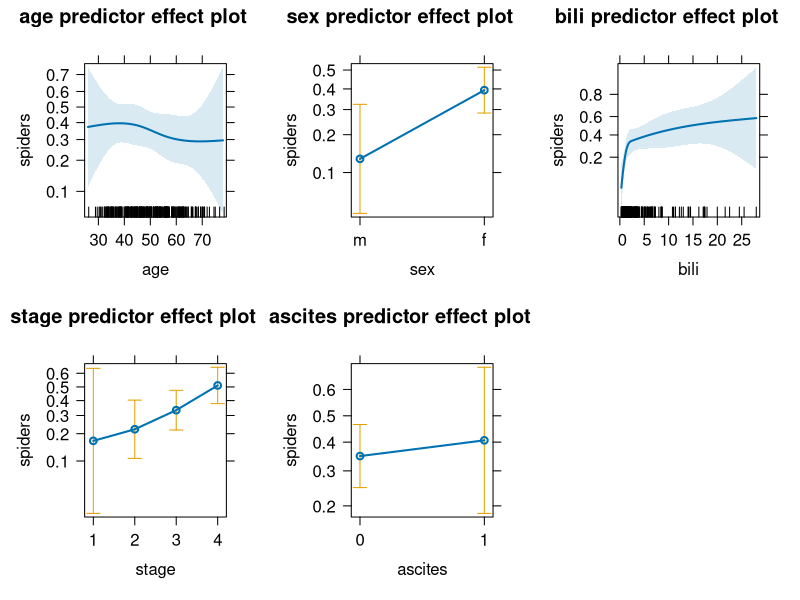
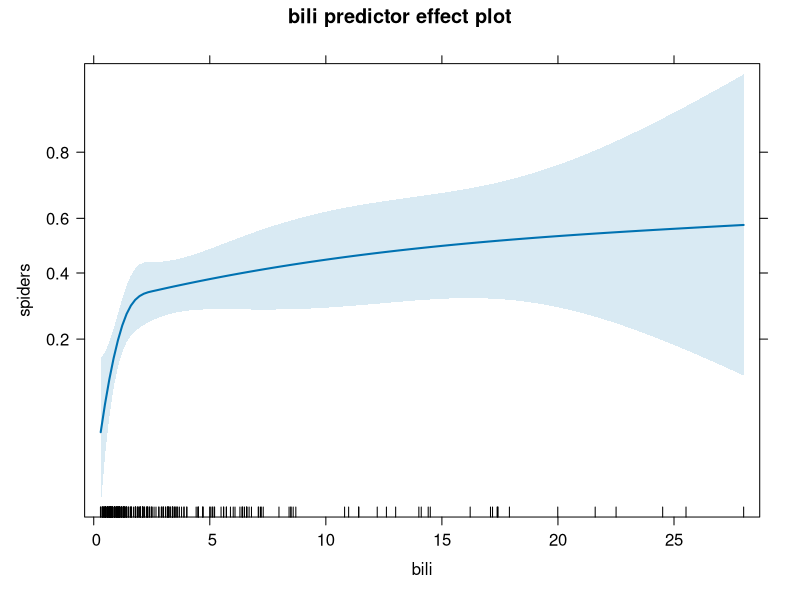
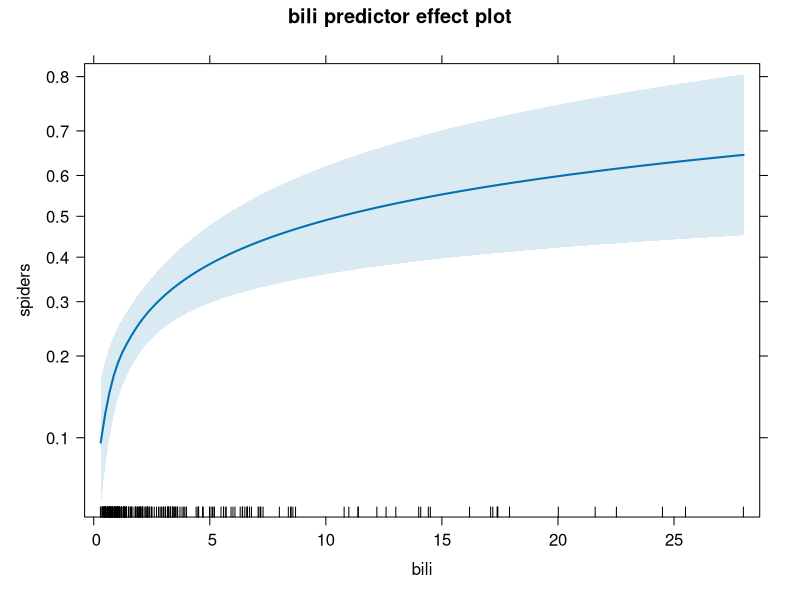

R code for these plots, in order:
## ---- chunk 1
library(knitr)
options(width = 100)

hint <- function(text) {
  id <- paste0('hint_', sample.int(1e10, size = 1))
    cat(
    paste0('\n',
      '<button type="button" class="btn btn-info btn-sm" data-toggle="collapse" ',
      'data-target="#', id, '">Hint</button>',
      '<div id = "', id, '" class="collapse" style="border:1px; ',
      'border-style:solid; padding: 1em; border-color:#1F78B4">',
      text, '</div>')
  )
}
set.seed(2020)
## ---- chunk 2
library(survival)
## ---- chunk 3
pbc <- survival::pbc
## ---- chunk 4
str(pbc[, c(5:11, 20)])
## ---- chunk 5
hint('Three of the variables of interest are coded as integer.')
## ---- chunk 6
table(pbc$spiders, exclude = NULL)
table(pbc$ascites, exclude = NULL)

#  In this case optional:
pbc$spiders <- factor(pbc$spiders)
pbc$stage <- factor(pbc$stage)
## ---- chunk 7
table(pbc$stage, exclude = NULL)
pbc$ascites <- factor(pbc$ascites)
## ---- chunk 8
hint("A logistic regression model is a GLM.")
hint("You need to specify the model `formula`, the `data` and the `family`.")
## ---- chunk 9
mod1 <- glm(spiders ~ age + sex + bili + stage + ascites, data = pbc,
            family = binomial())
summary(mod1)
## ---- chunk 10
smod1 <- capture.output(summary(mod1))
cat("[...]\n",
    paste0(smod1[25:28], sep = "\n"),
    "[...]")
## ---- chunk 11
cat(paste0(smod1[10:11], sep = "\n"),
    "[...]\n",
    paste0(smod1[15], sep = "\n"),
    "[...]"
    )
## ---- chunk 12
cat(paste0(smod1[10:11], sep = "\n"),
    "[...]\n",
    paste0(smod1[16:18], sep = "\n"),
    "[...]"
    )
## ---- chunk 13
mod1b <- glm(spiders ~ age + sex + bili + ascites, data = pbc,
             family = binomial())

# We could also use:
mod1b <- update(mod1, formula = . ~ . - stage)
## ---- chunk 14
cat(paste0(capture.output(anova(mod1, mod1b, test = 'LRT')), collapse = "\n"))
## ---- chunk 15
hint('Use the function `ns()` from the package `splines`.')
## ---- chunk 16
library(splines)
mod2 <- glm(spiders ~ ns(age, df= 3) + sex + ns(bili, df = 3) + stage + ascites,
            data = pbc, family = binomial())

summary(mod2)
## ---- chunk 17
library("effects")
plot(predictorEffects(mod2))
## ---- chunk 18
hint("Re-fit the model and replace the spline for `age` with just `age` to compare the model fit.")
hint('For the comparison, use the `AIC()` or `BIC()`.')
## ---- chunk 19
mod2b <- glm(spiders ~ age + sex + ns(bili, df = 3) + stage + ascites,
             data = pbc, family = binomial())
## ---- chunk 20
cat(paste0(capture.output(BIC(mod2, mod2b)), collapse = "\n"))
## ---- chunk 21
hint('For the visual comparison, the function 
`predictorEffect(predictor = "bili", mod = <name of model>)` may be useful if 
you want to show the effect plot for the variable `bili` only.')
## ---- chunk 22
mod2c <- glm(spiders ~ age + sex + log(bili) + stage + ascites,
             data = pbc, family = binomial())
## ---- chunk 23
cat(paste0(capture.output(BIC(mod2b, mod2c)), collapse = '\n'))
## ---- chunk 24
plot(predictorEffect('bili', mod2b))
plot(predictorEffect('bili', mod2c))
## ---- chunk 25
pbc$stage_ord <- as.ordered(pbc$stage)

# or alternatively:
# pbc$stage_ord <- factor(pbc$stage, ordered = TRUE)
## ---- chunk 26
mod1c <- update(mod1, formula = . ~ . -stage + stage_ord)
summary(mod1c)

contrasts(pbc$stage_ord)
## ---- chunk 27
table(pbc$stage, pbc$spiders, exclude = NULL)

# but we also might have missing values in other variables, so better make 
# sure we also exclude these cases from our table

pbc_sub <- subset(pbc, !is.na(chol) & !is.na(stage))

table(pbc_sub$stage, pbc_sub$spiders, exclude = NULL)


pbc$stage_rev <- factor(pbc$stage, levels = 4:1, labels = 4:1)
pbc$stage_ref4 <- relevel(pbc$stage, ref = 4)

levels(pbc$stage)
levels(pbc$stage_ref4)
levels(pbc$stage_rev)

mod1b <- glm(spiders ~ age + sex + chol + bili + stage_rev + ascites, data = pbc,
             family = binomial())
summary(mod1b)
